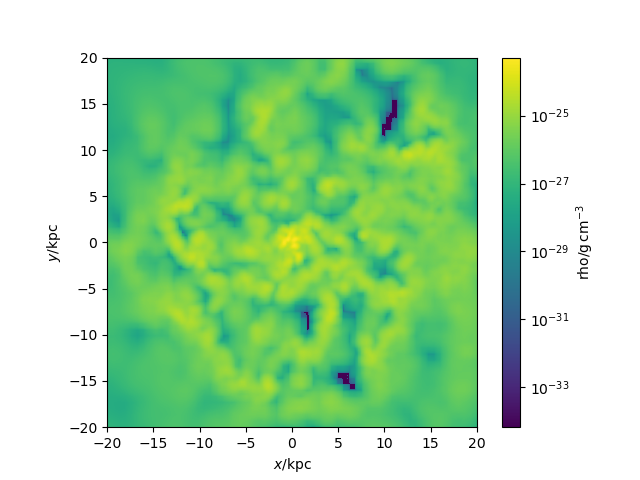

The script that saved this image:
#galaxy 330 gas density code
import pynbody
import pynbody.plot.sph as sph
import matplotlib.pyplot as plt

#loading snapshot
s=pynbody.load('/mnt/data0/jillian/gguaman/r330/cosmo25p.768sg1bwK1BHe75.007779')

#setting to physical units
s.physical_units()

#centering halo and aligning disk
pynbody.analysis.angmom.faceon(s)
#pynbody.analysis.angmom.sideon(s)

#creating gas density slice
sph.image(s.g,qty="rho",units="g cm^-3",width=40)

plt.show()
#plt.savefig("galaxy330_dens.png")
#plt.savefig("galaxy330_dens(side).png")
